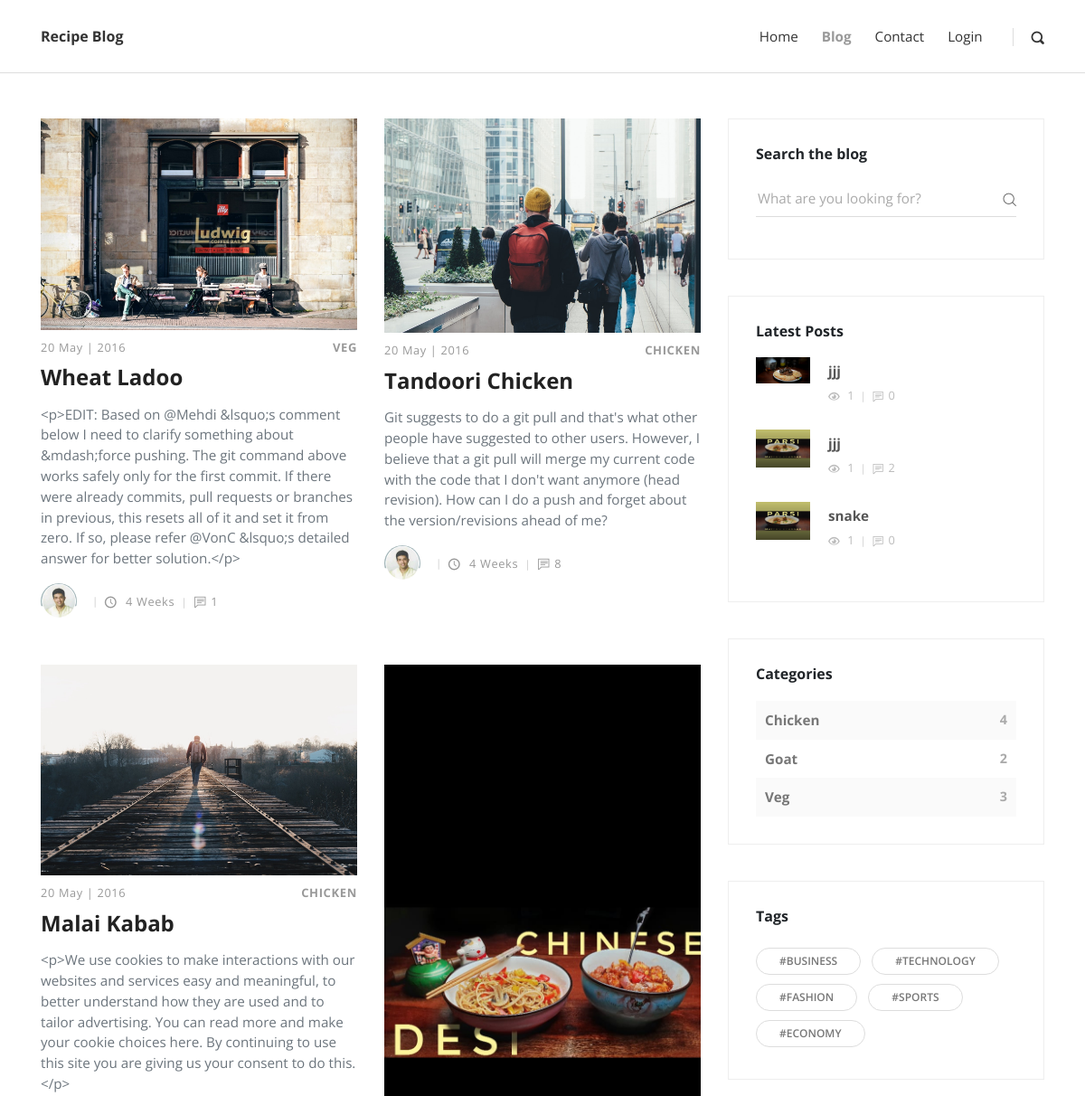
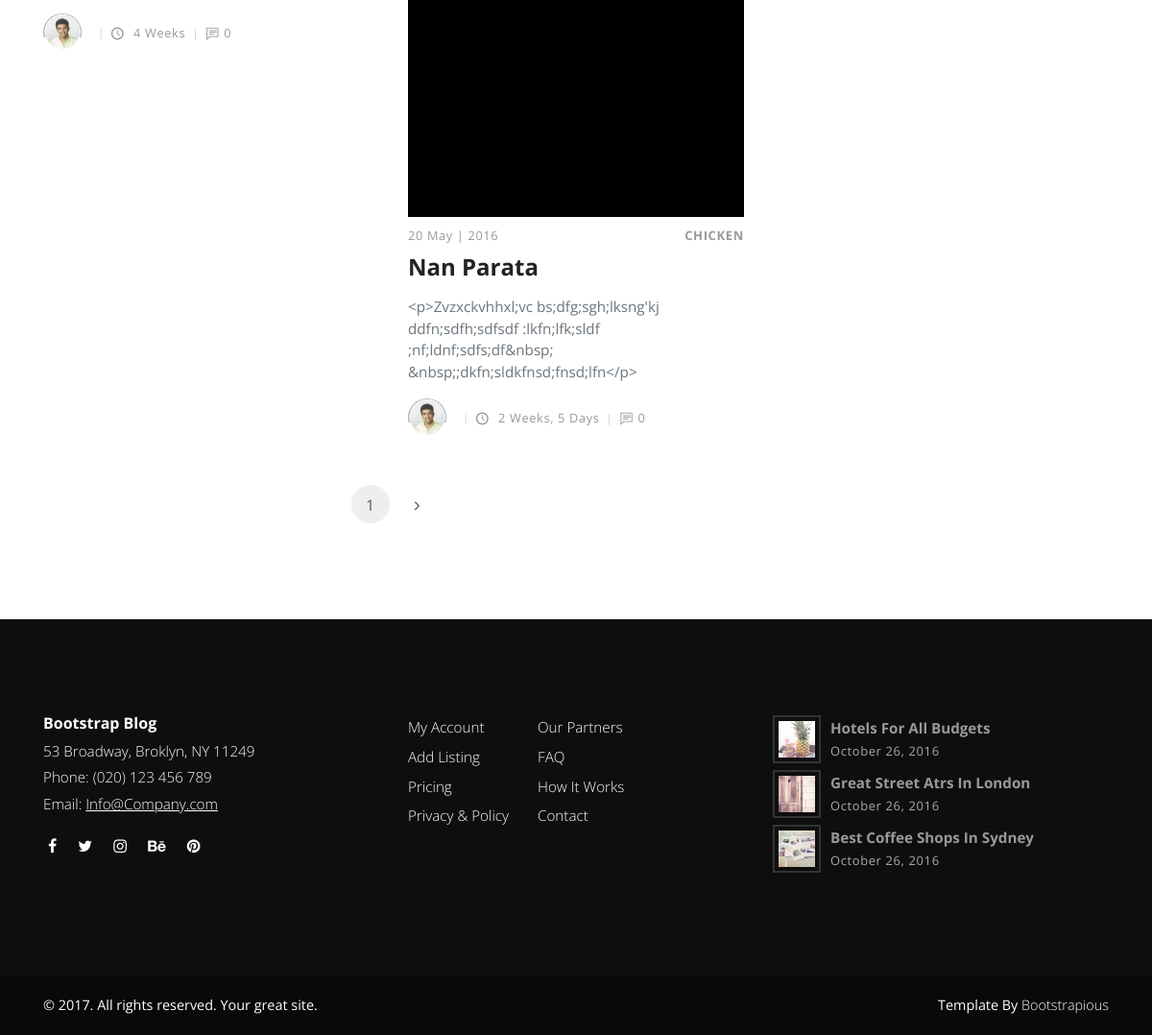
Screenshot of /blog/ with the database file from the repository (2 pictures, top to bottom).
### posts/models.py (models this page shows, shortened)
class Post(models.Model):
    title = models.CharField(max_length=100)
    overview = models.TextField()
    timestamp = models.DateTimeField(auto_now_add=True)
    content = tinymce_models.HTMLField()
    author = models.ForeignKey(Author, on_delete=models.CASCADE)
    thumbnail = models.ImageField()
    categories = models.ManyToManyField(Category)
    featured = models.BooleanField()
    previous_post = models.ForeignKey(
        'self',related_name='previous', on_delete=models.SET_NULL, blank=True,null=True)
    next_post = models.ForeignKey(
        'self', related_name='next',  on_delete=models.SET_NULL, blank=True, null=True)
    def get_absolute_url(self):
        return reverse('post-detail', kwargs={
            'id': self.id
        })
    @property
    def view_count(self):
        return PostView.objects.filter(post=self).count()
    @property
    def comment_count(self):
        return Comment.objects.filter(post=self).count()

class Category(models.Model):
    title = models.CharField(max_length=20)
    def __str__(self):
        return self.title

class Author(models.Model):
    user = models.OneToOneField(User, on_delete = models.CASCADE)
    profile_picture = models.ImageField()

### posts/views.py (the view)
# urls.py: path('blog/', blog, name='post-list'),
def blog(request):
    category_count = get_category_count()
    print(category_count)
    most_recent = Post.objects.order_by('-timestamp')[:3]
    post_list = Post.objects.all()
    paginator = Paginator(post_list,4)
    page_request_var = 'page'
    page = request.GET.get(page_request_var)
    try:
        paginated_querset = paginator.page(page)
    except PageNotAnInteger:
        paginated_querset = paginator.page(1)
    except EmptyPage:
        paginated_querset = paginator.page(paginator.num_pages)
    context = {
        'most_recent': most_recent,
        'page_request_var': page_request_var,
        'category_count': category_count,
        'queryset': paginated_querset
    }
    return render(request, 'blog.html', context)

### posts/views.py (called while the page is built)
def get_category_count():
    queryset = Post \
    .objects \
    .annotate(Count('categories__title')) \
    .values('categories__title') \
    .annotate(Count('categories__title'))
    return queryset

### templates/blog.html (shortened to what this page needs)
{% extends 'base.html' %}
{% load static %}
 {% block content%}
    <div class="container">
      <div class="row">
        <main class="posts-listing col-lg-8">
          <div class="container">
            <div class="row">
              {% for post in queryset %}
              <div class="post col-xl-6">
                <div class="post-thumbnail"><a href="{{ post.get_absolute_url }}"><img src="{{ post.thumbnail.url }}" alt="..." class="img-fluid"></a></div>
                <div class="post-details">
                  <div class="post-meta d-flex justify-content-between">
                    <div class="date meta-last">20 May | 2016</div>
                    <div class="category">
                      {% for cat in post.categories.all %}
                      <a href="#">{{ cat }}</a>
                      {% endfor %}
                    </div>
                  </div><a href="{{ post.get_absolute_url }}">
                    <h3 class="h4">{{ post.title }}</h3></a>
                  <p class="text-muted">{{ post.overview }}</p>
                  <footer class="post-footer d-flex align-items-center">
                    <a href="#" class="author d-flex align-items-center flex-wrap">
                      <div class="avatar"><img src="{{ post.author.profile_picture.url }}" alt="..." class="img-fluid"></div>
                      <div class="title"></div>
                    </a>
                    <div class="date"><i class="icon-clock"></i> {{ post.timestamp|timesince }}</div>
                    <div class="comments meta-last"><i class="icon-comment"></i>{{ post.comment_count }}</div>
                  </footer>
                </div>
              </div>
              {% endfor %}
              </div>
            <nav aria-label="Page navigation example">
              <ul class="pagination pagination-template d-flex justify-content-center">
                <li class="page-item"><a href="?{{ page_request_var}}={{ queryset.number }}" class="page-link active">{{ queryset.number }}</a></li>
                {% if queryset.has_next %}
                <li class="page-item"><a href="?{{ page_request_var}}={{ queryset.next_page_number }}" class="page-link"> <i class="fa fa-angle-right"></i></a></li>
                {% endif %}
              </ul>
            </nav>
          </div>
        </main>
        {% include 'sidebar.html' with most_recent=most_recent category_count=category_count  %}
      </div>
    </div>
{% endblock content %}

### templates/sidebar.html
        <aside class="col-lg-4">
            <div class="widget search">
                <header>
                    <h3 class="h6">Search the blog</h3>
                </header>
                <form action="{% url 'search' %}" class="search-form">
                    <div class="form-group">
                        <input type="text" name="q" placeholder="What are you looking for?">
                        <button type="submit" class="submit"><i class="icon-search"></i></button>
                    </div>
                </form>
            </div>
            <div class="widget latest-posts">
                <header>
                    <h3 class="h6">Latest Posts</h3>
                </header>
                <div class="blog-posts">
                    {% for post in most_recent %}
                    <a href="{{ post.get_absolute_url }}">
                        <div class="item d-flex align-items-center">
                            <div class="image"><img src="{{ post.thumbnail.url }}" alt="..." class="img-fluid"></div>
                            <div class="title"><strong>{{ post.title }}</strong>
                                <div class="d-flex align-items-center">
                                    <div class="views"><i class="icon-eye"></i> {{ post.view_count }}</div>
                                    <div class="comments"><i class="icon-comment"></i>{{ post.comment_count }}</div>
                                </div>
                            </div>
                        </div>
                    </a>
                    {% endfor %}
                </div>
            </div>
            <div class="widget categories">
                <header>
                    <h3 class="h6">Categories</h3>
                </header>
                {% for cat in category_count %}
                <div class="item d-flex justify-content-between">
                    <a href="#">{{ cat.categories__title }}</a><span>{{ cat.categories__title__count }}</span></div>
                {% endfor %}
            </div>
            <div class="widget tags">
                <header>
                    <h3 class="h6">Tags</h3>
                </header>
                <ul class="list-inline">
                    <li class="list-inline-item"><a href="#" class="tag">#Business</a></li>
                    <li class="list-inline-item"><a href="#" class="tag">#Technology</a></li>
                    <li class="list-inline-item"><a href="#" class="tag">#Fashion</a></li>
                    <li class="list-inline-item"><a href="#" class="tag">#Sports</a></li>
                    <li class="list-inline-item"><a href="#" class="tag">#Economy</a></li>
                </ul>
            </div>
        </aside>

### rows the page displays
Post: thumbnail (picture), title "Wheat Ladoo", overview "<p>EDIT: Based on @Mehdi &lsquo;s comment below I need to clarify something about &mdash;force pushing. The git command above works safely only for the first commit. If there were already commits, pull requests or branches in previous, this resets all of it and set it from zero. If so, please refer @VonC &lsquo;s detailed answer for better solution.</p>", author.profile_picture (picture), timestamp "4 Weeks", comment_count "1"
Category: title "VEG", categories__title "Veg", categories__title__count "3"
Post: thumbnail (picture), title "Tandoori Chicken", overview "Git suggests to do a git pull and that's what other people have suggested to other users. However, I believe that a git pull will merge my current code with the code that I don't want anymore (head revision). How can I do a push and forget about the version/revisions ahead of me?", author.profile_picture (picture), timestamp "4 Weeks", comment_count "8"
Category: title "CHICKEN"
Post: thumbnail (picture), title "Malai Kabab", overview "<p>We use cookies to make interactions with our websites and services easy and meaningful, to better understand how they are used and to tailor advertising. You can read more and make your cookie choices here. By continuing to use this site you are giving us your consent to do this.</p>", author.profile_picture (picture), timestamp "4 Weeks", comment_count "0"
Post: thumbnail (picture), title "Nan Parata", overview "<p>Zvzxckvhhxl;vc bs;dfg;sgh;lksng'kj ddfn;sdfh;sdfsdf :lkfn;lfk;sldf ;nf;ldnf;sdfs;df&nbsp; &nbsp;;dkfn;sldkfnsd;fnsd;lfn</p>", author.profile_picture (picture), timestamp "2 Weeks, 5 Days", comment_count "0"
Post: thumbnail (picture), title "jjj", view_count "1", comment_count "0"
Post: thumbnail (picture), title "jjj", view_count "1", comment_count "2"
Post: thumbnail (picture), title "snake", view_count "1", comment_count "0"

### other values shown
{{ queryset.number }} "1"
{{ cat.categories__title }} "Chicken" "Goat"
{{ cat.categories__title__count }} "4" "2"
